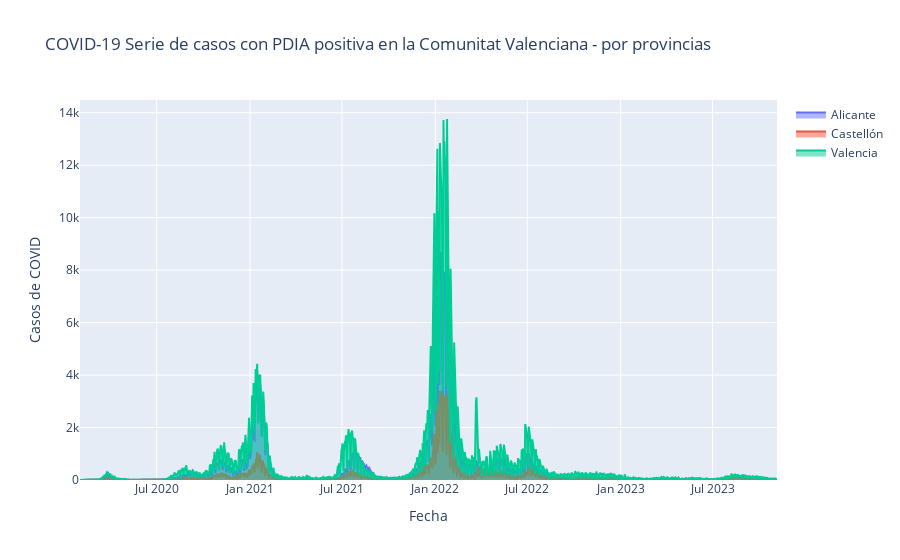

Notebook cell for this chart:
### Markdown cell above
## Representación de los datos

### Code cell
# Crear el gráfico de horizonte con plotly
fig = go.Figure()

fig.add_trace(go.Scatter(x=df[COLUMNAS[0]], y=df[COLUMNAS[COL_ALICANTE]], fill='tozeroy', name='Alicante'))
fig.add_trace(go.Scatter(x=df[COLUMNAS[0]], y=df[COLUMNAS[COL_CASTELLON]], fill='tozeroy', name='Castellón'))
fig.add_trace(go.Scatter(x=df[COLUMNAS[0]], y=df[COLUMNAS[COL_VALENCIA]], fill='tozeroy', name='Valencia'))

# Personalizar el diseño
fig.update_layout(
    title='COVID-19 Serie de casos con PDIA positiva en la Comunitat Valenciana - por provincias',
    xaxis_title='Fecha',
    yaxis_title='Casos de COVID',
)

# Mostrar el gráfico
fig.show()

### Figure 1 — Plotly figure (JSON) as saved in the notebook; plotly's stock layout.template omitted (floating-point values rounded to 4 significant figures; data arrays with more than 128 entries replaced by an {"elided": "..."} marker saying what was removed)
{"data": [{"fill": "tozeroy", "name": "Alicante", "type": "scatter", "x": {"elided": "1374 str values"}, "y": {"elided": "1374 int values"}}, {"fill": "tozeroy", "name": "Castellón", "type": "scatter", "x": {"elided": "1374 str values"}, "y": {"elided": "1374 int values"}}, {"fill": "tozeroy", "name": "Valencia", "type": "scatter", "x": {"elided": "1374 str values"}, "y": {"elided": "1374 int values"}}], "layout": {"title": {"text": "COVID-19 Serie de casos con PDIA positiva en la Comunitat Valenciana - por provincias"}, "xaxis": {"title": {"text": "Fecha"}}, "yaxis": {"title": {"text": "Casos de COVID"}}}}
